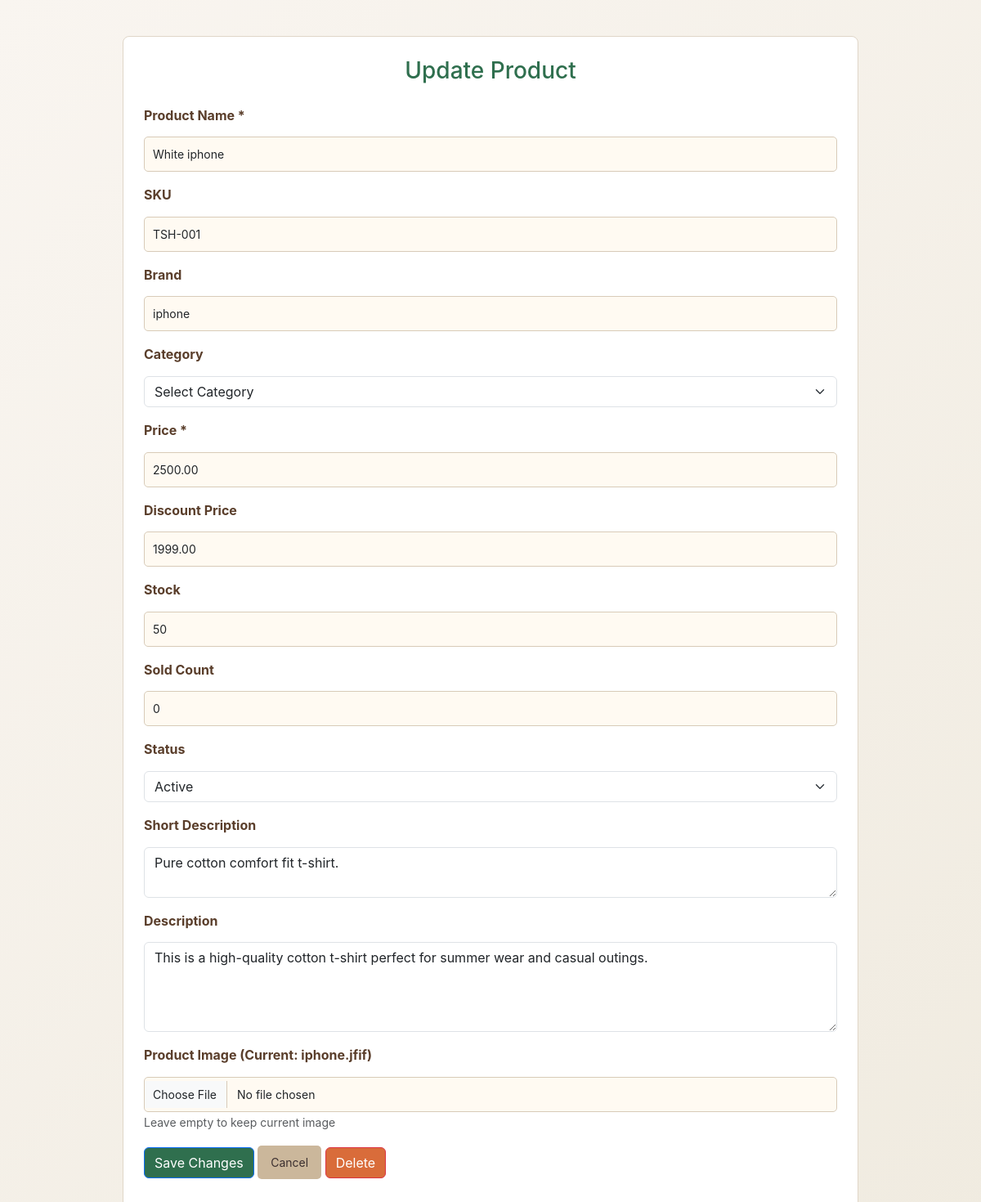
The page /admin/update_product.php?id=1 on the database its author committed.
### tables this page shows
CREATE TABLE `products` (
  `id` int(11) NOT NULL,
  `product_name` varchar(150) NOT NULL,
  `sku` varchar(50) NOT NULL,
  `brand` varchar(100) DEFAULT NULL,
  `category` varchar(50) DEFAULT NULL,
  `product_price` decimal(10,2) NOT NULL,
  `discount_price` decimal(10,2) DEFAULT NULL,
  `stock` int(11) DEFAULT 0,
  `sold_count` int(11) DEFAULT 0,
  `status` enum('active','inactive','draft') DEFAULT 'active',
  `image` varchar(255) DEFAULT NULL,
  `short_description` varchar(255) DEFAULT NULL,
  `description` text DEFAULT NULL,
  `created_at` timestamp NOT NULL DEFAULT current_timestamp()
);

### admin/update_product.php (the view, shortened to what this page needs)
<?php
$conn = mysqli_connect("localhost", "root", "", "cartify");
$id = intval($_GET['id']);
$stmt = mysqli_prepare($conn, "SELECT * FROM products WHERE id = ?");
mysqli_stmt_bind_param($stmt, "i", $id);
mysqli_stmt_execute($stmt);
$result = mysqli_stmt_get_result($stmt);
$product = mysqli_fetch_assoc($result);
function safe_output($value) {
    return htmlspecialchars($value ?? '', ENT_QUOTES, 'UTF-8');
}
?>
<!DOCTYPE html>
<html>
<head>
    <link href="https://cdn.jsdelivr.net/npm/bootstrap@5.3.0/dist/css/bootstrap.min.css" rel="stylesheet">
    <link rel="stylesheet" href="update_products_style.css">
<link rel="stylesheet" href="https://cdnjs.cloudflare.com/ajax/libs/font-awesome/6.4.0/css/all.min.css">
</head>
<body class="bg-light">
<div class="container mt-4">
    <h3>Update Product</h3>
   <form action="update_product_action.php" method="POST" enctype="multipart/form-data">
        <div class="mb-3">
            <label class="form-label">Product Name *</label>
            <input type="text" name="product_name" class="form-control"
                   value="<?= safe_output($product['product_name']) ?>" required>
        </div>
        <div class="mb-3">
            <label class="form-label">SKU</label>
            <input type="text" name="sku" class="form-control"
                   value="<?= safe_output($product['sku']) ?>">
        </div>
        <div class="mb-3">
            <label class="form-label">Brand</label>
            <input type="text" name="brand" class="form-control"
                   value="<?= safe_output($product['brand']) ?>">
        </div>
        <div class="mb-3">
            <label class="form-label">Category</label>
            <select name="category" class="form-select">
                <option value="">Select Category</option>
            </select>
        </div>
        <div class="mb-3">
            <label class="form-label">Price *</label>
            <input type="number" step="0.01" min="0" name="product_price" class="form-control"
                   value="<?= safe_output($product['product_price']) ?>" required>
        </div>
        <div class="mb-3">
            <label class="form-label">Discount Price</label>
            <input type="number" step="0.01" min="0" name="discount_price" class="form-control"
                   value="<?= safe_output($product['discount_price']) ?>">
        </div>
        <div class="mb-3">
            <label class="form-label">Stock</label>
            <input type="number" min="0" name="stock" class="form-control"
                   value="<?= safe_output($product['stock']) ?>">
        </div>
        <div class="mb-3">
            <label class="form-label">Sold Count</label>
            <input type="number" min="0" name="sold_count" class="form-control"
                   value="<?= safe_output($product['sold_count']) ?>">
        </div>
        <div class="mb-3">
            <label class="form-label">Status</label>
            <select name="status" class="form-select">
                <option value="active" <?= ($product['status'] ?? '') == 'active' ? 'selected' : '' ?>>Active</option>
            </select>
        </div>
        <div class="mb-3">
            <label class="form-label">Short Description</label>
            <textarea name="short_description" class="form-control" rows="2"><?= safe_output($product['short_description']) ?></textarea>
        </div>
        <div class="mb-3">
            <label class="form-label">Description</label>
            <textarea name="description" class="form-control" rows="4"><?= safe_output($product['description']) ?></textarea>
        </div>
        <div class="mb-3">
            <label class="form-label">Product Image (Current: <?= safe_output($product['image'] ?? 'No image') ?>)</label>
            <input type="file" name="product_image" class="form-control" accept="image/*">
            <small class="text-muted">Leave empty to keep current image</small>
        </div>
        <div class="mb-3">
            <button type="submit" class="btn btn-primary">Save Changes</button>
            <a href="update_products.html" class="btn btn-secondary">Cancel</a>
            <button type="button" class="btn btn-danger" onclick="if(confirm('Delete this product?')) window.location='delete_product.php?id=<?= $id ?>'">Delete</button>
        </div>
    </form>
</div>
</body>
</html>

### admin/update_products_style.css (style rules this page uses)
body { margin: 0; padding: 0; font-family: Arial, sans-serif; background-color: #f5f1ea; color: #3b2f2f; }
.container { max-width: 900px; background-color: #ffffff; padding: 25px; margin: 30px auto; border-radius: 8px; border: 1px solid #e0d6c8; }
h3 { text-align: center; color: #2f6f4e; margin-bottom: 25px; }
.form-label { font-weight: bold; color: #5a3e2b; }
input[type="text"], input[type="number"], input[type="file"], select, textarea { width: 100%; padding: 10px; border: 1px solid #d8cbb8; border-radius: 5px; margin-top: 5px; background-color: #fffaf2; font-size: 14px; }
textarea { resize: vertical; }
button, a.btn { padding: 10px 16px; border-radius: 5px; text-decoration: none; border: none; cursor: pointer; font-size: 14px; }
.btn-primary { background-color: #2f6f4e; color: white; }
.btn-secondary { background-color: #cbb79b; color: #3b2f2f; }
.btn-danger { background-color: #d96c3a; color: white; }
small { color: #7a6652; }
.mb-3 { margin-bottom: 18px; }
* { margin: 0; padding: 0; box-sizing: border-box; font-family: 'Inter', 'Segoe UI', sans-serif; }
body { background: linear-gradient(135deg, #f9f5f0 0%, #f0ebe0 100%); color: #5d4037; min-height: 100vh; padding: 20px; line-height: 1.6; }

### rows shown on the page
products: product_name "White iphone", sku "TSH-001", brand "iphone", product_price "2500.00", discount_price "1999.00", stock "50", sold_count "0", status "Active", short_description "Pure cotton comfort fit t-shirt.", description "This is a high-quality cotton t-shirt perfect for summer wear and casual outings.", image "iphone.jfif"
